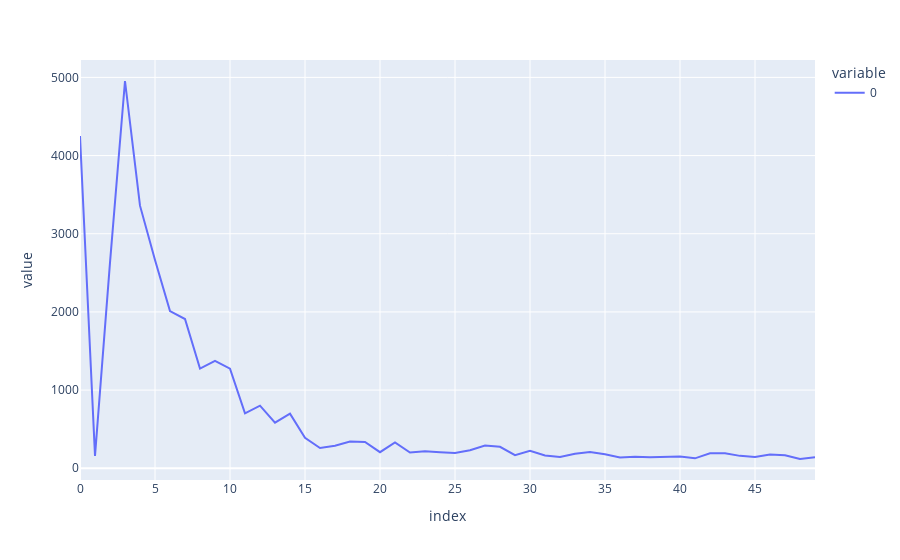

Write notebook code for a chart like this one.
### Markdown cell above
Now we plot the change in the loss function for the samples in each epoch

### Code cell
import plotly.express as px
px.line(losses)

### Figure 1 — Plotly figure (JSON) as saved in the notebook; plotly's stock layout.template omitted (floating-point values rounded to 4 significant figures)
{"data": [{"hovertemplate": "variable=0<br>index=%{x}<br>value=%{y}<extra></extra>", "legendgroup": "0", "line": {"color": "#636efa", "dash": "solid"}, "marker": {"symbol": "circle"}, "mode": "lines", "name": "0", "orientation": "v", "showlegend": true, "type": "scatter", "x": [0, 1, 2, 3, 4, 5, 6, 7, 8, 9, 10, 11, 12, 13, 14, 15, 16, 17, 18, 19, 20, 21, 22, 23, 24, 25, 26, 27, 28, 29, 30, 31, 32, 33, 34, 35, 36, 37, 38, 39, 40, 41, 42, 43, 44, 45, 46, 47, 48, 49], "xaxis": "x", "y": [4251.0, 158.4, 2631.0, 4954.0, 3359.0, 2663.0, 2010.0, 1909.0, 1275.0, 1374.0, 1275.0, 702.8, 801.0, 584.1, 698.6, 388.9, 259.1, 288.9, 341.2, 336.0, 205.7, 330.9, 200.9, 216.1, 205.7, 195.2, 231.0, 290.4, 275.0, 167.9, 224.1, 162.4, 143.8, 185.4, 208.6, 178.7, 138.7, 147.6, 142.5, 142.0, 150.4, 126.9, 190.8, 192.7, 158.7, 143.2, 174.8, 165.6, 118.5, 139.9], "yaxis": "y"}], "layout": {"legend": {"title": {"text": "variable"}, "tracegroupgap": 0}, "margin": {"t": 60}, "xaxis": {"anchor": "y", "domain": [0, 1], "title": {"text": "index"}}, "yaxis": {"anchor": "x", "domain": [0, 1], "title": {"text": "value"}}}}
